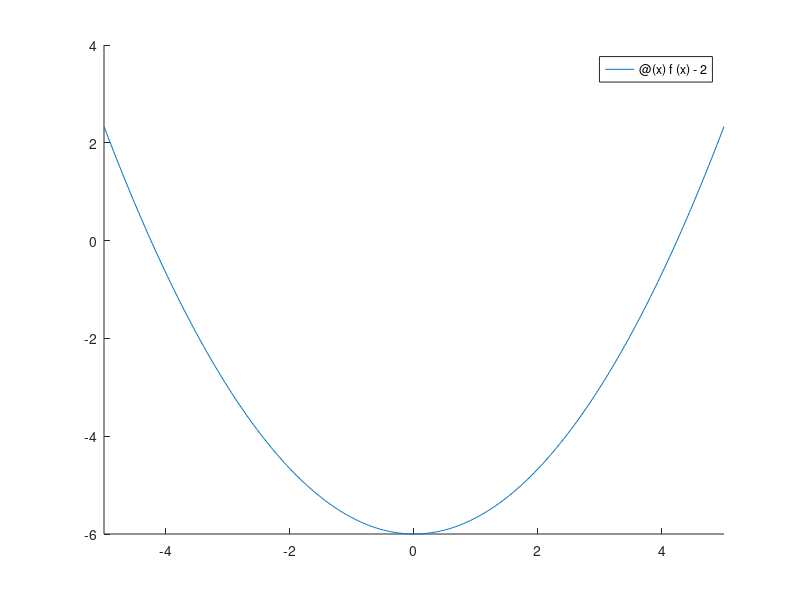

Write MATLAB code to recreate this figure. (Note: this script raises an error after producing the figure.)
hold on
f= @(x) x.^2/3 - 4;
g= @(x) f(x) -2;
fplot(g);
x1=fsolve(g, -3);
x2=fsolve(g, 4); %y=2 is obvious

syms x;
df = diff(x^2/3 - 4);
fplot(df);

f_df = matlabFunction(df);
x3 = fsolve(@(x)f_df(x)-1,1);
y3 = f(x3);

opp = quad(f, 4, 8);
hold off